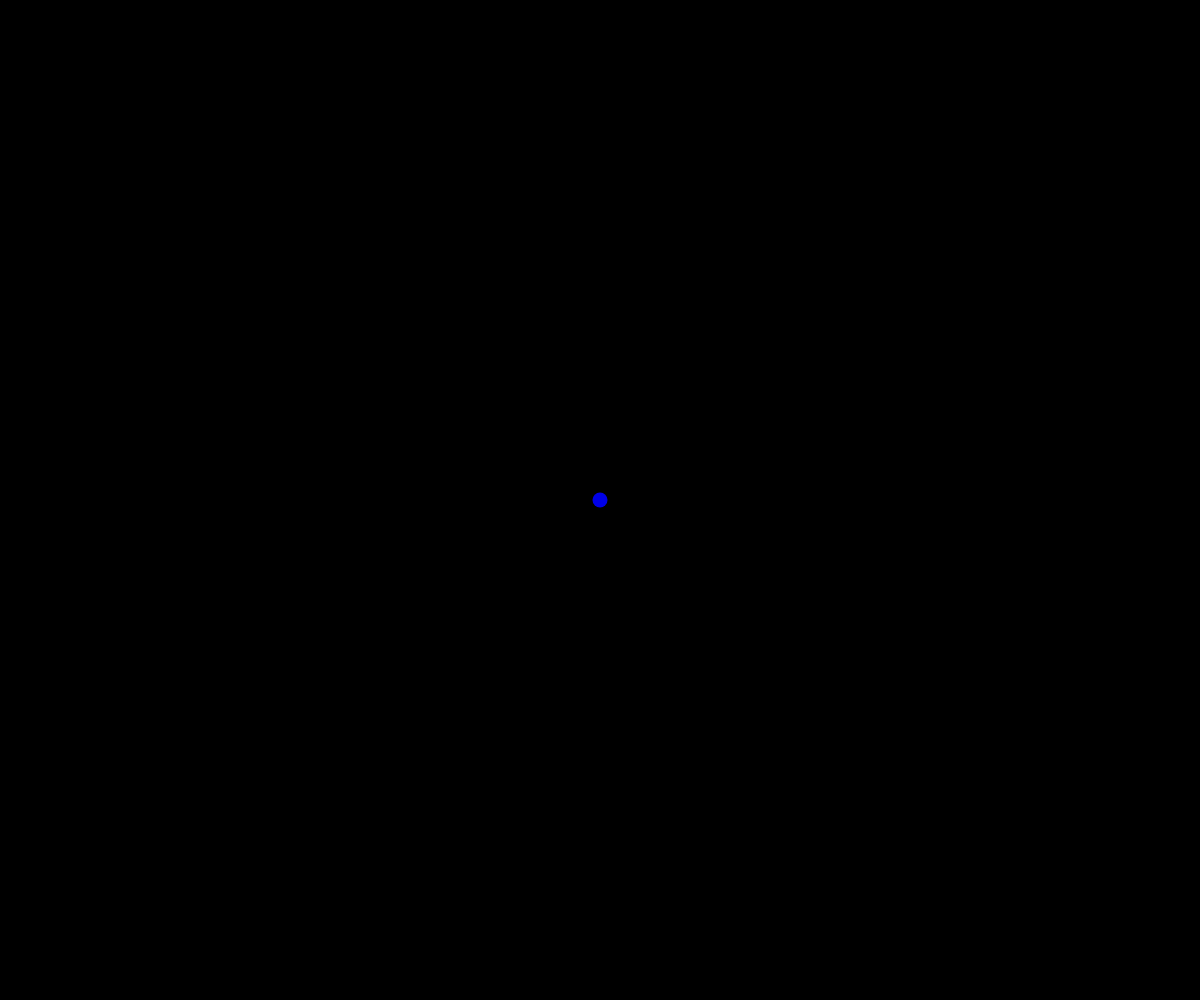
Frame 1 (no input)
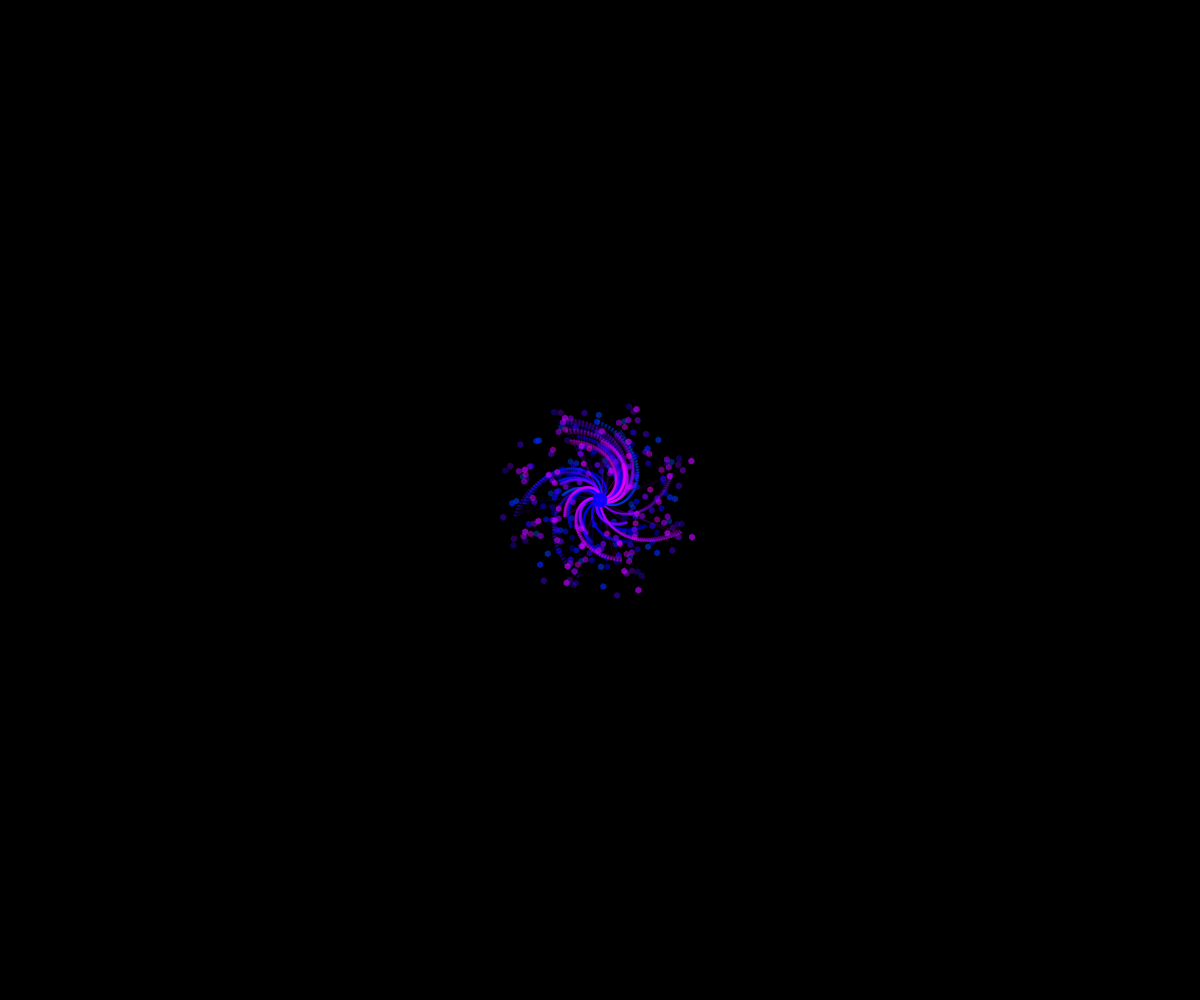
Frame 60 (no input)
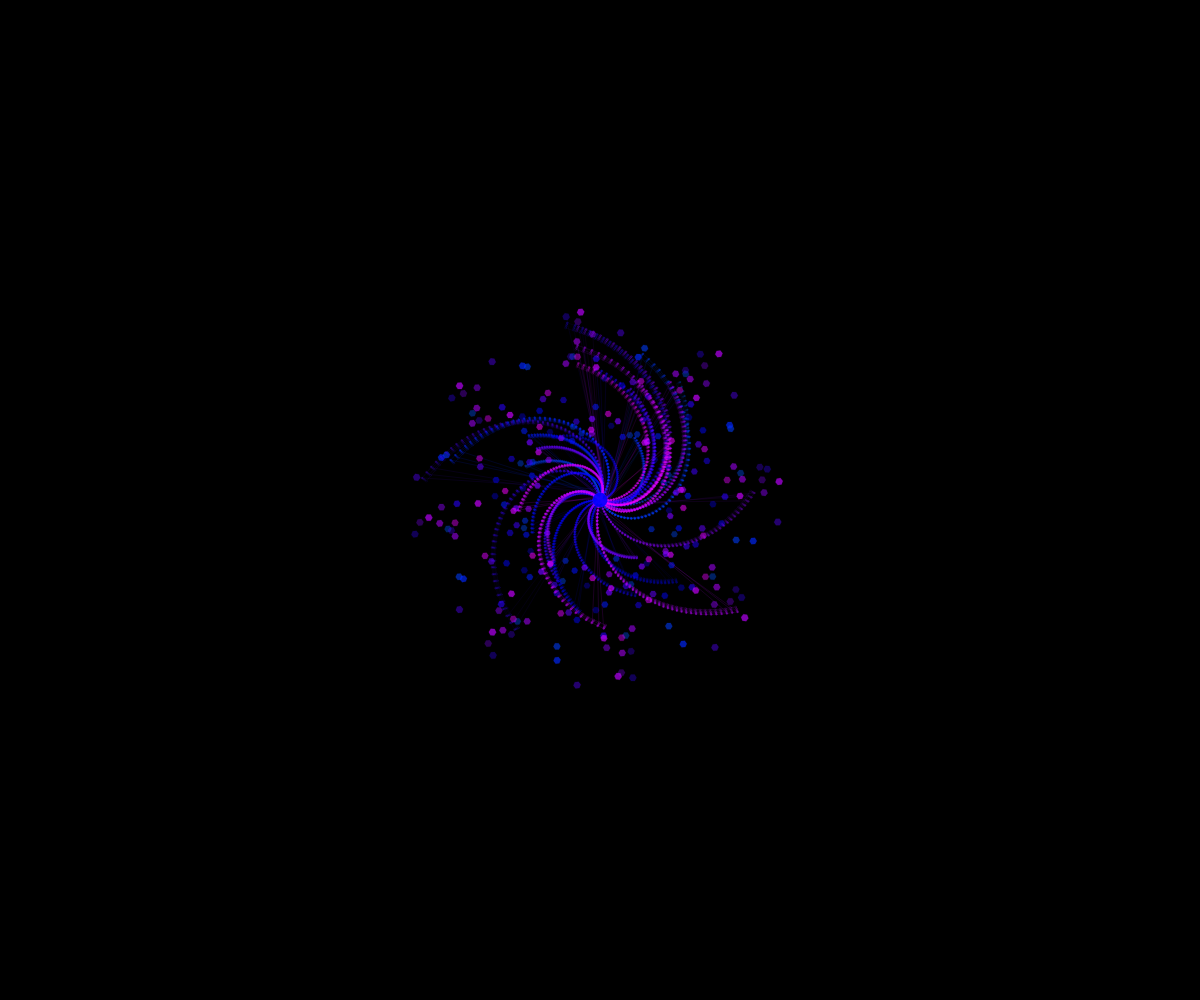
Frame 120 (the mouse pressed at the canvas centre since frame 60)

The p5.js sketch that drew these frames (run headless with seeded random() and noise() and a simulated clock; from frame 60 on, the mouse is pressed at the canvas centre):

// p5.js sketch
// ── sketch.js
let helixes = [];
let maxHelixes = 30;
let centerX, centerY;
let time = 0;

function setup() {
  createCanvas(windowWidth, windowHeight);
  colorMode(HSB, 360, 100, 100, 1);
  noStroke();
  frameRate(30);
  
  centerX = width / 2;
  centerY = height / 2;
  
  // Initialize helixes
  for (let i = 0; i < maxHelixes; i++) {
    helixes.push({
      radius: 0,
      speed: random(0.5, 1.5),
      hue: map(i, 0, maxHelixes, 220, 300), // Deep blue to violet
      alpha: random(0.3, 0.7),
      angle: random(TWO_PI),
      phase: random(TWO_PI),
      turns: random(1, 4),
      spiralSpeed: random(0.02, 0.05),
      growthRate: random(0.8, 1.5),
      points: []
    });
  }
}

function draw() {
  background(0, 0, 0, 1);
  
  time += 0.01;
  
  push();
  translate(centerX, centerY);
  
  // Draw expanding helixes
  for (let i = 0; i < helixes.length; i++) {
    let helix = helixes[i];
    
    // Update radius
    helix.radius += helix.speed;
    
    // Reset if too large
    if (helix.radius > max(width, height) * 1.5) {
      helix.radius = 0;
      helix.angle = random(TWO_PI);
      helix.points = [];
    }
    
    // Create a pulsing effect
    let pulseRadius = helix.radius + sin(time * 2 + helix.phase) * 3;
    
    // Generate points along the helix path
    if (pulseRadius > 10) {
      let segments = 50;
      let newPoints = [];
      
      for (let j = 0; j < segments; j++) {
        let angle = helix.angle + j * helix.spiralSpeed + time * 0.5;
        let turnAngle = (j / segments) * TWO_PI * helix.turns;
        let radius = pulseRadius * (1 - j / segments);
        
        let x = cos(angle) * radius;
        let y = sin(angle) * radius;
        
        newPoints.push({x: x, y: y});
      }
      
      // Add new points to the array
      helix.points.push(...newPoints);
      
      // Limit the number of points to prevent memory issues
      if (helix.points.length > 200) {
        helix.points.splice(0, helix.points.length - 200);
      }
      
      // Draw the points forming a dynamic crystalline structure
      for (let j = 0; j < helix.points.length; j++) {
        let point = helix.points[j];
        
        // Draw each point as a glowing crystal node
        fill(helix.hue, 100, 100, helix.alpha * (j / helix.points.length));
        ellipse(point.x, point.y, 2, 2);
      }
      
      // Draw connecting lines to form structure
      stroke(helix.hue, 100, 100, helix.alpha * 0.2);
      noFill();
      beginShape();
      for (let j = 0; j < helix.points.length; j += 3) {
        let point = helix.points[j];
        vertex(point.x, point.y);
      }
      endShape();
    }
    
    // Draw crystal-like nodes along the helix
    if (helix.radius > 10 && frameCount % 5 === 0) {
      let nodeRadius = map(helix.radius, 10, max(width, height), 3, 8);
      
      for (let j = 0; j < 8; j++) {
        let angle = helix.angle + j * TWO_PI / 8 + time * 0.5;
        let radius = helix.radius + sin(time * 2 + j) * 10;
        let nodeX = cos(angle) * radius;
        let nodeY = sin(angle) * radius;
        
        // Draw a geometric crystal node
        fill(helix.hue, 100, 100, helix.alpha);
        push();
        translate(nodeX, nodeY);
        
        rotate(time + j);
        
        // Draw a crystalline shape (hexagon)
        beginShape();
        for (let k = 0; k < 6; k++) {
          let angle = k * TWO_PI / 6;
          let x = cos(angle) * nodeRadius;
          let y = sin(angle) * nodeRadius;
          vertex(x, y);
        }
        endShape(CLOSE);
        
        pop();
      }
    }
  }
  
  // Draw central point
  fill(240, 100, 100, 0.9);
  ellipse(0, 0, 15, 15);
  
  pop();
}

function windowResized() {
  resizeCanvas(windowWidth, windowHeight);
  centerX = width / 2;
  centerY = height / 2;
}
